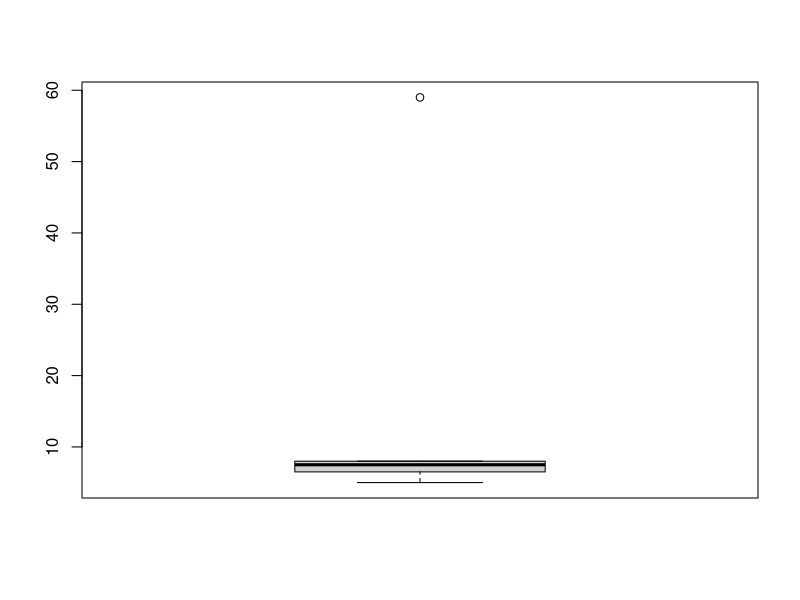
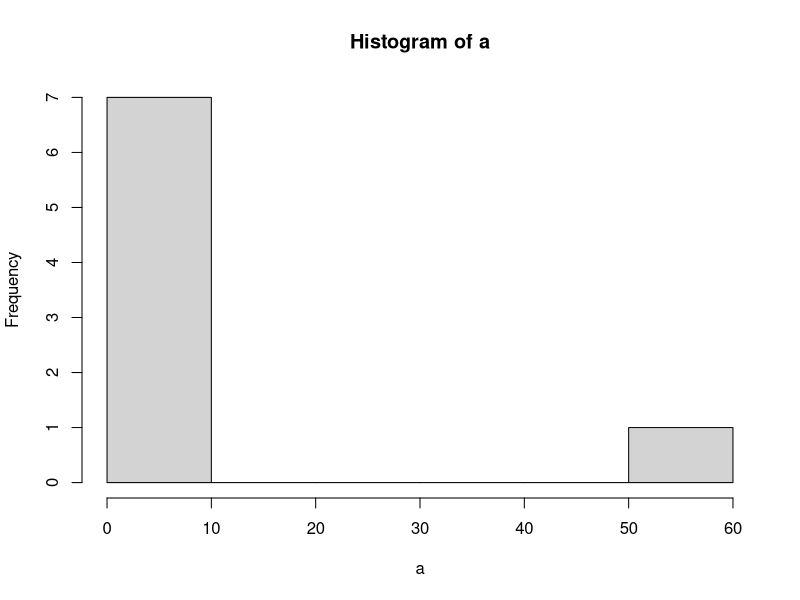

Generate these figures, in order, with R:

# Script para análise exploratória

a = c(5, 6, 7, 7, 8, 8, 59, 8)  # c é para construir conjunto de dados

mean(a)    # mean calcula a média
sd(a)      # sd calcula o desvio padrão
median(a)
IQR(a)     # AIQ
boxplot(a)
hist(a)

